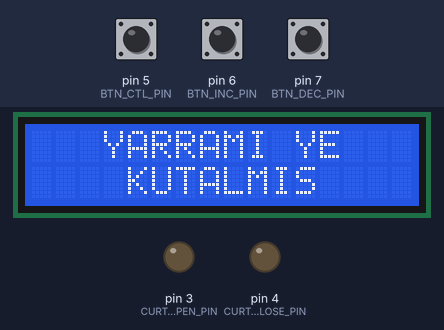
This sketch was run on a simulated Arduino Mega 2560, built with avr-gcc and run on an emulated ATmega2560. Parts: 16×2 character LCD, output pins drawn as LEDs (lit = HIGH). The test bench sets the inputs (shaded band); at power-on: pin 6 (BTN_INC_PIN) LOW, pin 7 (BTN_DEC_PIN) LOW, pin 5 (BTN_CTL_PIN) LOW. The local clock reads 2024-03-15 10:24:30 at power-on unless the sketch sets it; what the sketch prints to the serial monitor is not drawn.

Above: at 0.1 s.
7.4 s: pin 6 (BTN_INC_PIN) pulled HIGH for 0.15 s
At 8.9 s:
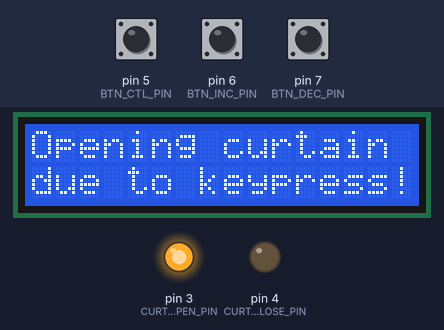
9.2 s: pin 7 (BTN_DEC_PIN) pulled HIGH for 0.15 s
At 10.5 s:
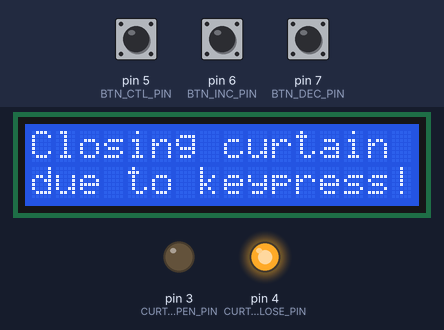
11.0 s: pin 5 (BTN_CTL_PIN) pulled HIGH for 0.15 s
At 11.6 s:
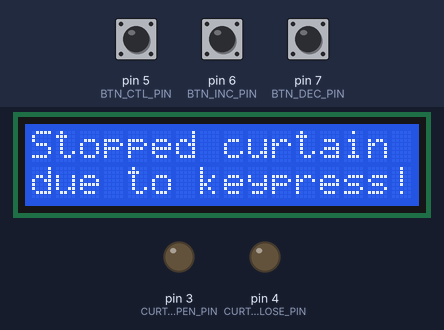
14.1 s: pin 5 (BTN_CTL_PIN) pulled HIGH for 1 s
At 15.8 s:
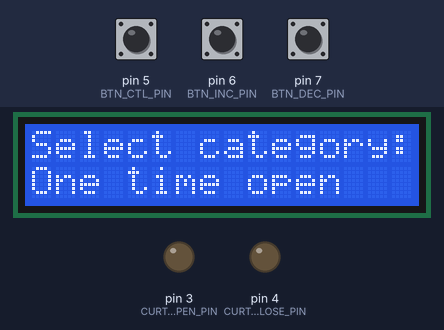
16.7 s: pin 6 (BTN_INC_PIN) pulled HIGH for 1 s
At 18.1 s:
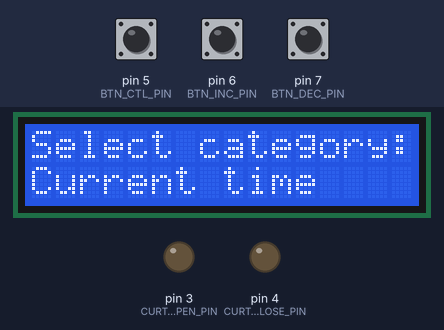
19.3 s: pin 5 (BTN_CTL_PIN) pulled HIGH for 0.15 s
At 20.4 s:
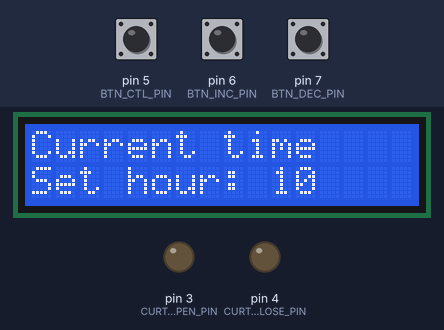
Timing chart, 0 to 22.3 s (numbered marks = the images above; inputs shaded):
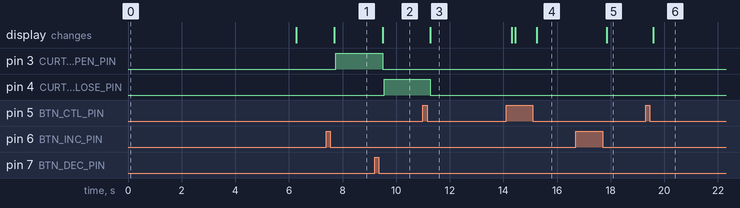

Measured:
- after the input at 7.4 s, pin 3 (CURTAIN_OPEN_PIN): LOW → HIGH after 0.35 s; the display: changes after 0.30 s (image 1)
- after the input at 9.2 s, pin 3 (CURTAIN_OPEN_PIN): HIGH → LOW after 0.30 s; pin 4 (CURTAIN_CLOSE_PIN): LOW → HIGH after 0.35 s; the display: changes after 0.30 s (image 2)
- after the input at 11.0 s, pin 4 (CURTAIN_CLOSE_PIN): HIGH → LOW after 0.28 s; the display: changes after 0.28 s (image 3)
- after the input at 14.1 s, the display: first differs from a run without the input after 0.34 s (image 4 shows a later state)
- after the input at 16.7 s, the display: changes after 1.2 s (image 5)
- after the input at 19.3 s, the display: changes after 0.28 s (image 6)

The sketch:

with-rtc.ino
```cpp
#include <stdio.h>
#include <Wire.h>
#include <DS1302.h>
#include <LiquidCrystal_I2C.h>
#include "conf.h"
#include "ButtonManager.h"
#include "StateManager.h"

DS1302 rtc(RTC_CE_PIN, RTC_IO_PIN, RTC_CLK_PIN);
LiquidCrystal_I2C lcd(LCD_SLV_ADDR, LCD_COLS, LCD_ROWS);
ButtonManager buttons;
StateManager stateManager;

void setup() {
  Serial.begin(9600);

  pinMode(CURTAIN_OPEN_PIN, OUTPUT);
  pinMode(CURTAIN_CLOSE_PIN, OUTPUT);
  digitalWrite(CURTAIN_OPEN_PIN, LOW);
  digitalWrite(CURTAIN_CLOSE_PIN, LOW);

  rtc.writeProtect(false);
  Serial.print("Time at setup(): "); Serial.println(getFormattedTime());

  lcd.begin();
  lcd.clear();
  lcd.backlight();
  lcd.setCursor(3, 0);
  lcd.print(STARTUP_MSG_LINE_1);
  lcd.setCursor(4, 1);
  lcd.print(STARTUP_MSG_LINE_2);

  stateManager.init(&rtc);

  delay(STARTUP_DELAY);
}

void loop() {
  ButtonState btnState = buttons.getState();
  Action action = stateManager.update(btnState);

  serializeAction(action);

  if (action.appState == AppState::NoDisplay) {
    stopCurtain();
    closeLCD();
  }
  else if (action.appState == AppState::InfoDisplay) {
    displayInfo();
  }
  else if (action.appState == AppState::SelectSet) {
    selectSet(action.setState);
  }
  else if (action.appState == AppState::TimeComp) {
    displayTimeComp(action.setState, action.compState, action.timeComps);
  }
  else if (action.appState == AppState::MessageDisplay) {
    displayMessage(action.msgLine1, action.msgLine2);
  }
  else if (action.appState == AppState::OpenCurtain) {
    displayMessage(action.msgLine1, action.msgLine2);
    openCurtain();
  }
  else if (action.appState == AppState::CloseCurtain) {
    displayMessage(action.msgLine1, action.msgLine2);
    closeCurtain();
  }
  else if (action.appState == AppState::StopCurtain) {
    displayMessage(action.msgLine1, action.msgLine2);
    stopCurtain();
  }

  delay(LOOP_DELAY);
}

void serializeAction(Action action) {
  if (action.appState == 0) return;

  Serial.println("=====================");
  Serial.print("App state: "); Serial.println(action.appState);
  Serial.print("Set state: "); Serial.println(action.setState);
  Serial.print("Comp state: "); Serial.println(action.compState);
  String formatted = String(action.timeComps.hr) + ":" + String(action.timeComps.min) + " " + String(action.timeComps.date) + "/" + String(action.timeComps.mon) + "/" + String(action.timeComps.yr);
  Serial.print("Time comps: "); Serial.println(formatted);
  Serial.print("Message line 1: "); Serial.println(action.msgLine1);
  Serial.print("Message line 2: "); Serial.println(action.msgLine2);
}

void closeLCD() {
  lcd.clear();
  lcd.noCursor();
  lcd.noBacklight();
}

void displayInfo() {
  lcd.clear();
  lcd.backlight();
  lcd.print(getFormattedTime());
}

void selectSet(SetState setState) {
  lcd.clear();
  lcd.backlight();
  lcd.setCursor(0, 0);
  lcd.print("Select category:");
  lcd.setCursor(0, 1);

  if (setState == SetState::OneTimeOpen) {
    lcd.print("One time open");
  }
  else if (setState == SetState::CurrentTime) {
    lcd.print("Current time");
  }
  else if (setState == SetState::OpenWeekdays) {
    lcd.print("Weekdays open");
  }
  else if (setState == SetState::CloseWeekdays) {
    lcd.print("Weekdays close");
  }
  else if (setState == SetState::OpenWeekends) {
    lcd.print("Weekends open");
  }
  else if (setState == SetState::CloseWeekends) {
    lcd.print("Weekends close");
  }
  else if (setState == SetState::FactoryReset) {
    lcd.print("Factory reset");
  }
}

void displayTimeComp(SetState setState, CompState compState, TimeComps timeComps) {
  lcd.clear();
  lcd.backlight();

  if (setState == SetState::OneTimeOpen) {
    lcd.print("Will open after");
  }
  else if (setState == SetState::CurrentTime) {
    lcd.print("Current time");
  }
  else if (setState == SetState::OpenWeekdays) {
    lcd.print("Weekdays open");
  }
  else if (setState == SetState::CloseWeekdays) {
    lcd.print("Weekdays close");
  }
  else if (setState == SetState::OpenWeekends) {
    lcd.print("Weekends open");
  }
  else if (setState == SetState::CloseWeekends) {
    lcd.print("Weekends close");
  }

  if (compState == CompState::Hour) {
    lcd.setCursor(0, 1);
    lcd.print("Set hour: ");
    lcd.print(timeComps.hr);
  }
  else if (compState == CompState::Minute) {
    lcd.setCursor(0, 1);
    lcd.print("Set minute: ");
    lcd.print(timeComps.min);
  }
  else if (compState == CompState::Year) {
    lcd.setCursor(0, 1);
    lcd.print("Set year: ");
    lcd.print(timeComps.yr);
  }
  else if (compState == CompState::Month) {
    lcd.setCursor(0, 1);
    lcd.print("Set month: ");
    lcd.print(timeComps.mon);
  }
  else if (compState == CompState::Date) {
    lcd.setCursor(0, 1);
    lcd.print("Set date: ");
    lcd.print(timeComps.date);
  }
}

void displayMessage(String line1, String line2) {
  lcd.clear();
  lcd.backlight();
  lcd.setCursor(0, 0);
  lcd.print(line1);
  lcd.setCursor(0, 1);
  lcd.print(line2);
}

void openCurtain() {
  digitalWrite(CURTAIN_CLOSE_PIN, LOW);
  delay(CURTAIN_PIN_TIMEOUT);
  digitalWrite(CURTAIN_OPEN_PIN, HIGH);
}

void closeCurtain() {
  digitalWrite(CURTAIN_OPEN_PIN, LOW);
  delay(CURTAIN_PIN_TIMEOUT);
  digitalWrite(CURTAIN_CLOSE_PIN, HIGH);
}

void stopCurtain() {
  digitalWrite(CURTAIN_OPEN_PIN, LOW);
  digitalWrite(CURTAIN_CLOSE_PIN, LOW);
  delay(CURTAIN_PIN_TIMEOUT);
}

String formatDateComponent(int comp) {
  comp = comp % 1000;
  return comp < 10 ? "0" + String(comp) : String(comp);
}

String convertDayToAbbr(Time::Day day) {
  if (day == Time::Day::kSunday) return "Sun";
  if (day == Time::Day::kMonday) return "Mon";
  if (day == Time::Day::kTuesday) return "Tue";
  if (day == Time::Day::kWednesday) return "Wed";
  if (day == Time::Day::kThursday) return "Thu";
  if (day == Time::Day::kFriday) return "Fri";
  if (day == Time::Day::kSaturday) return "Sat";
}

String getFormattedTime() {
  Time t = rtc.time();
  String date = formatDateComponent(t.date);
  String mon = formatDateComponent(t.mon);
  String year = formatDateComponent(t.yr);
  String day = convertDayToAbbr(t.day);
  String hour = formatDateComponent(t.hr);
  String min = formatDateComponent(t.min);
  return date + "/" + mon + "/" + year + day + hour + ":" + min;
}
```

ButtonListener.h
```cpp
#ifndef BUTTONLISTENER_H_
#define BUTTONLISTENER_H_

enum ButtonEvent {
  Idle = 1,
  JustPressed,
  LongPressed,
  ShortReleased,
  LongReleased
};

class ButtonListener {
public:
  ButtonListener() {}

  void initialize(int _btnPin) {
    btnPin = _btnPin;

    pinMode(btnPin, INPUT);
  }

  ButtonEvent getEvent() {
    if (digitalRead(btnPin) == HIGH) {
      if (lastEvent == ButtonEvent::Idle) {
        lastEvent = ButtonEvent::JustPressed;
        lastPressTime = millis();
      }
      else if (millis() - lastPressTime > LONG_PRESS_TIME && lastEvent == ButtonEvent::JustPressed) {
        lastEvent = ButtonEvent::LongPressed;
      }
    }
    else {
      if (lastEvent == ButtonEvent::JustPressed) {
        lastEvent = ButtonEvent::ShortReleased;
      }
      else if (lastEvent == ButtonEvent::LongPressed) {
        lastEvent = ButtonEvent::LongReleased;
      }
      else {
        lastEvent = ButtonEvent::Idle;
      }
    }
    return lastEvent;
  }

private:
  int btnPin;
  ButtonEvent lastEvent = ButtonEvent::Idle;
  long lastPressTime = 0;
};

#endif
```

ButtonManager.h
```cpp
#ifndef BUTTONMANAGER_H_
#define BUTTONMANAGER_H_

#include "ButtonListener.h"

enum ButtonState {
  Meaningless = 1,
  CtlPressing,
  CtlShortPressed,
  CtlLongPressed,
  IncPressed,
  DecPressed
};

class ButtonManager {
public:
  ButtonManager() {
    btnCtlListener.initialize(BTN_CTL_PIN);
    btnIncListener.initialize(BTN_INC_PIN);
    btnDecListener.initialize(BTN_DEC_PIN);
  }

  ButtonState getState() {
    long currentTime = millis();

    if (currentTime - lastGetStateTime < GET_STATE_INTERVAL) return ButtonState::Meaningless;
    lastGetStateTime = currentTime;

    ButtonEvent btnCtlEvent = btnCtlListener.getEvent();
    ButtonEvent btnIncEvent = btnIncListener.getEvent();
    ButtonEvent btnDecEvent = btnDecListener.getEvent();

    uint8_t idleCount = 0;
    if (btnCtlEvent == ButtonEvent::Idle) idleCount++;
    if (btnIncEvent == ButtonEvent::Idle) idleCount++;
    if (btnDecEvent == ButtonEvent::Idle) idleCount++;

    if (idleCount != 2) return ButtonState::Meaningless;

    if (btnCtlEvent == ButtonEvent::JustPressed || btnCtlEvent == ButtonEvent::LongPressed) return ButtonState::CtlPressing;
    if (btnCtlEvent == ButtonEvent::ShortReleased) return ButtonState::CtlShortPressed;
    if (btnCtlEvent == ButtonEvent::LongReleased) return ButtonState::CtlLongPressed;
    if (btnIncEvent == ButtonEvent::ShortReleased || btnIncEvent == ButtonEvent::LongReleased) return ButtonState::IncPressed;
    if (btnDecEvent == ButtonEvent::ShortReleased || btnDecEvent == ButtonEvent::LongReleased) return ButtonState::DecPressed;

    return ButtonState::Meaningless;
  }

private:
  ButtonListener btnCtlListener;
  ButtonListener btnIncListener;
  ButtonListener btnDecListener;
  long lastGetStateTime = 0;
};

#endif
```

conf.h
```cpp
#ifndef CONF_H_
#define CONF_H_

#define RTC_CE_PIN 11 // RTC Chip Enable
#define RTC_IO_PIN 10 // RTC Input/Output
#define RTC_CLK_PIN 9 // RTC Serial Clock
#define LCD_SLV_ADDR 0x27 // LCD I2C Slave Address
#define LCD_COLS 16 // LCD Column Count
#define LCD_ROWS 2 // LCD Row Count
#define BTN_CTL_PIN 5 // Control Button Pin
#define BTN_INC_PIN 6 // Increment Button Pin
#define BTN_DEC_PIN 7 // Decrement Button Pin
#define LONG_PRESS_TIME 500 // Amount of Time in Milliseconds for Long Press
#define GET_STATE_INTERVAL 25 // Amount of TIme in Milliseconds to Not Detect Another Button State
#define STARTUP_DELAY 6000 // Amount of Time in Milliseconds for startup delay
#define STARTUP_MSG_LINE_1 "YARRAMI YE" // Message to display at startup, line 1
#define STARTUP_MSG_LINE_2 "KUTALMIS" // Message to display at startup, line 2
#define DISPLAY_INFO_TIMEOUT 5000 // Amount of time in Milliseconds to close lcd in display info state
#define SET_IDLE_TIMEOUT 10000 // Amount of time in Milliseconds to close lcd in set state
#define ACTION_ACK_TIMEOUT 3000 // Amount of time in Milliseconds to close lcd in message display
#define CURTAIN_ACTION_TIMEOUT 30000 // Amount of time in Milliseconds for curtain actions
#define CURTAIN_OPEN_PIN 3
#define CURTAIN_CLOSE_PIN 4
#define CURTAIN_PIN_TIMEOUT 50 //Amount of time to wait after setting a curtain pin
#define LOOP_DELAY 10 // Amount of time to wait in between Arduino loops

#endif
```

Source omitted: StateManager.h (15401 bytes)
